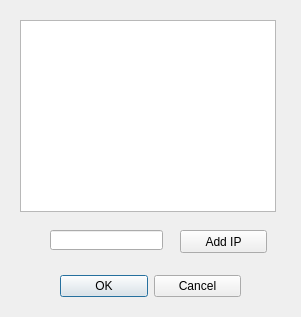
<?xml version="1.0" encoding="UTF-8"?>
<ui version="4.0">
 <class>PrivateIPDialog</class>
 <widget class="QDialog" name="PrivateIPDialog">
  <property name="geometry">
   <rect>
    <x>0</x>
    <y>0</y>
    <width>301</width>
    <height>317</height>
   </rect>
  </property>
  <property name="windowTitle">
   <string>Private IP Manager</string>
  </property>
  <widget class="QWidget" name="layoutWidget">
   <property name="geometry">
    <rect>
     <x>60</x>
     <y>270</y>
     <width>181</width>
     <height>33</height>
    </rect>
   </property>
   <layout class="QHBoxLayout">
    <property name="spacing">
     <number>6</number>
    </property>
    <property name="leftMargin">
     <number>0</number>
    </property>
    <property name="topMargin">
     <number>0</number>
    </property>
    <property name="rightMargin">
     <number>0</number>
    </property>
    <property name="bottomMargin">
     <number>0</number>
    </property>
    <item>
     <widget class="QPushButton" name="okButton">
      <property name="text">
       <string>OK</string>
      </property>
     </widget>
    </item>
    <item>
     <widget class="QPushButton" name="Cancelbtn">
      <property name="text">
       <string>Cancel</string>
      </property>
     </widget>
    </item>
   </layout>
  </widget>
  <widget class="QListWidget" name="lb_privateIPs">
   <property name="geometry">
    <rect>
     <x>20</x>
     <y>20</y>
     <width>256</width>
     <height>192</height>
    </rect>
   </property>
   <property name="selectionMode">
    <enum>QAbstractItemView::ExtendedSelection</enum>
   </property>
   <property name="selectionBehavior">
    <enum>QAbstractItemView::SelectRows</enum>
   </property>
  </widget>
  <widget class="QLineEdit" name="tb_IP">
   <property name="geometry">
    <rect>
     <x>50</x>
     <y>230</y>
     <width>113</width>
     <height>20</height>
    </rect>
   </property>
  </widget>
  <widget class="QPushButton" name="AddIPbtn">
   <property name="geometry">
    <rect>
     <x>180</x>
     <y>230</y>
     <width>87</width>
     <height>23</height>
    </rect>
   </property>
   <property name="text">
    <string>Add IP</string>
   </property>
  </widget>
 </widget>
 <resources/>
 <connections/>
</ui>
